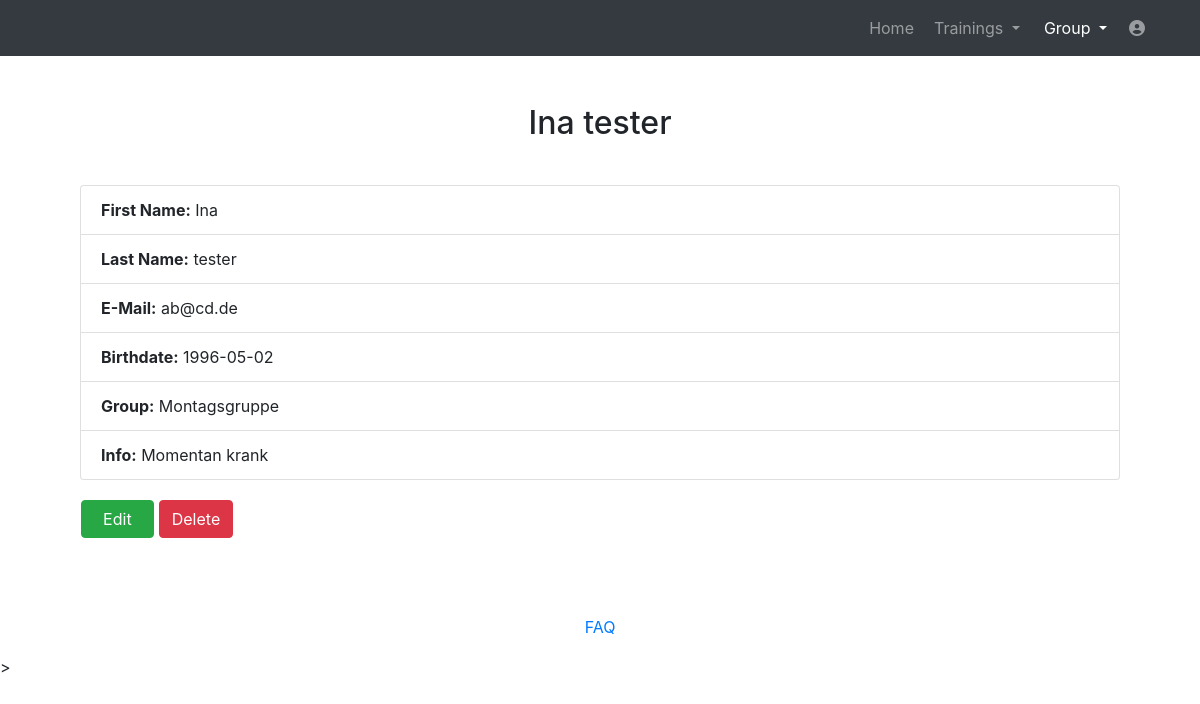
The page /website/showathlete/1 (signed in) on the database as committed earlier.
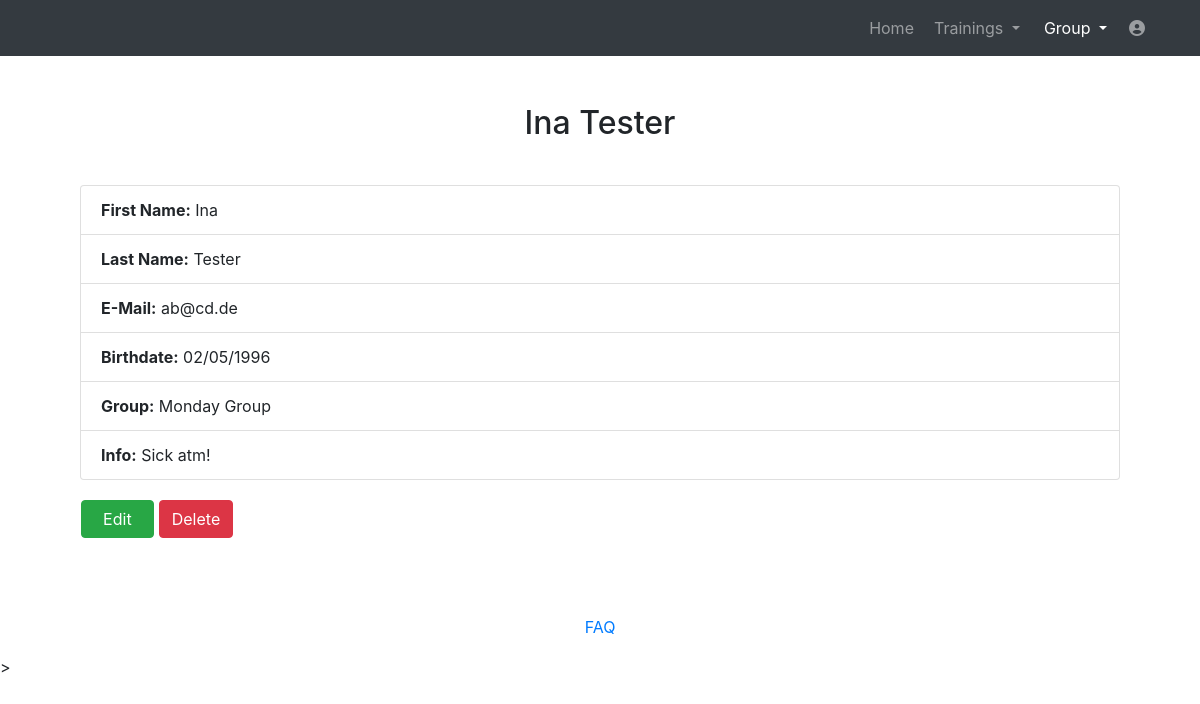
The same page on the database as committed later.
### website/models.py (models this page shows)
class Swimmer(models.Model):
    first_name = models.CharField(max_length=30)
    last_name = models.CharField(max_length=30)
    birthdate = models.CharField(max_length=30, null=True, default='')
    email = models.CharField(max_length=30)
    group = models.CharField(max_length=30, default='')
    info = models.CharField(max_length=828, null=True, default='')
    user = models.ForeignKey(User, on_delete=models.CASCADE)

### website/views_loggedin.py (the view)
# urls.py: path('showathlete/<int:athlete_id>', views_loggedin.showathlete, name='showathlete'),
@login_required
def showathlete(request, athlete_id):
    if Swimmer.objects.filter(pk=athlete_id).exists():
        swimmer = Swimmer.objects.get(pk=athlete_id)
        if swimmer.user == request.user:
            return render(request, 'showathlete.html', context={'swimmer': swimmer, 'athlete_id': athlete_id})
        else:
            messages.info(request, 'Access denied. You are not the trainer of this athlete!', extra_tags='alert')
            return HttpResponseRedirect(reverse('group'))
    else:
        messages.info(request, 'The athlete with the id ' + str(athlete_id) + ' does not exist.', extra_tags='alert')
        return HttpResponseRedirect(reverse('group'))

### templates/showathlete.html (shortened to what this page needs)
<!DOCTYPE html>
<html lang="en">
<head>
  {% load static %}
  <link href="{% static 'vendor/bootstrap/css/bootstrap.min.css' %}" rel="stylesheet">
  <link media="screen" href="{% static 'css/plan.css' %}" rel="stylesheet">
  <link href="{% static 'vendor/fontawesome-free/css/all.min.css' %}" rel="stylesheet" type="text/css">
  <link href="//netdna.bootstrapcdn.com/font-awesome/3.2.1/css/font-awesome.css" rel="stylesheet">
<body>
  <nav class="navbar navbar-expand-lg navbar-dark bg-dark static-top">
    <div class="container">
      <div class="collapse navbar-collapse" id="navbarResponsive">
        <ul class="navbar-nav ml-auto">
          <li class="nav-item ">
            <a class="nav-link" href="../home">Home</a>
          </li>
		  <li class="nav-item dropdown no-arrow mx-1">
			<a class="nav-link dropdown-toggle" href="#" id="messagesDropdown" role="button" data-toggle="dropdown" aria-haspopup="true" aria-expanded="false">
					Trainings
			</a>
		  </li>
          <li class="nav-item dropdown no-arrow mx-1 active">
			<a class="nav-link dropdown-toggle" href="#" id="messagesDropdown" role="button" data-toggle="dropdown" aria-haspopup="true" aria-expanded="false">
					Group
			</a>
		  </li>
		   <li class="nav-item dropdown no-arrow">
			<a class="nav-link " href="#" id="userDropdown" role="button" data-toggle="dropdown" aria-haspopup="true" aria-expanded="false">
			  <i class="fas fa-user-circle fa-fw"></i>
			</a>
		  </li>
        </ul>
      </div>
    </div>
  </nav>
  <div class="container">
    <div class="row">
      <div class="col-lg-12 text-center">
          <h2 class="mt-5">{{swimmer.first_name}} {{swimmer.last_name}}</h2>
      </div>
    </div>
    <div class="tab-content" style="padding:15px;">
        <div class="tab-pane active" id="profile">
            <div>
                <div class="card-body">
                        <ul class="list-group" style="margin:0px">
                            <li class="list-group-item"><b>First Name:</b> {{swimmer.first_name}}
                            </li>
                            <li class="list-group-item"><b>Last Name:</b> {{swimmer.last_name}}
                            </li>
                            <li class="list-group-item"><b>E-Mail:</b> {{swimmer.email}}
                            </li>
                            <li class="list-group-item"><b>Birthdate:</b> {{swimmer.birthdate}}
                            </li>
                            <li class="list-group-item"><b>Group:</b> {{swimmer.group}}
                            </li>
                            <li class="list-group-item"><b>Info:</b> {{swimmer.info}}
                            </li>
                        </ul>
                </div>
                <div style="margin-bottom: 2.0%">
                <a  href="{% url 'alterathlete' athlete_id=swimmer.pk %}" id="edit" name="edit" class="btn btn-success" style=" margin-left: 1.9%;padding-left: 2.0%;padding-right: 2.0%;">Edit</a>
                <a href="" class="btn btn-danger" data-toggle="modal" style="color: white;" data-toggle="modal" data-target="#deleteModal" >Delete</a>
            </div>
        </div>
    </div>
  </div>
  </div>
  <br>
    <footer class="page-footer font-small blue">
      <div class="footer-copyright text-center py-3">
        <a href="../help"> FAQ</a>
      </div>
    </footer>
</body>
</html>

Rows that differ between the two databases and show on the page:
changed Swimmer "Ina": last_name "tester" → "Tester"; birthdate "1996-05-02" → "02/05/1996"; group "Montagsgruppe" → "Monday Group"; info "Momentan krank" → "Sick atm!"
